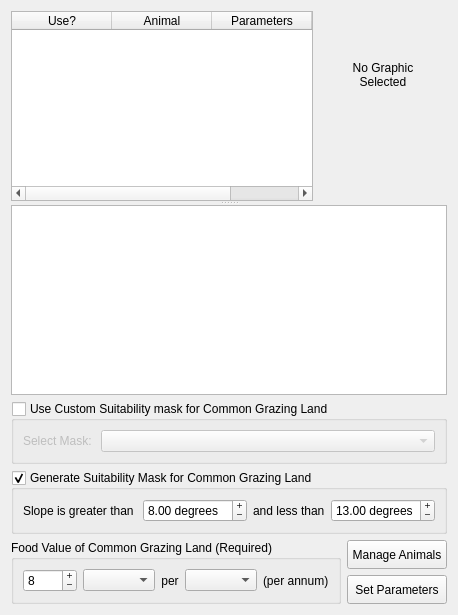
     <widget class="QWidget" name="animals_tab">
      <attribute name="title">
       <string>Animals</string>
      </attribute>
      <layout class="QGridLayout">
       <item row="0" column="0" colspan="2">
        <widget class="QSplitter" name="splitter_3">
         <property name="orientation">
          <enum>Qt::Vertical</enum>
         </property>
         <widget class="QWidget" name="layoutWidget">
          <layout class="QGridLayout">
           <item row="0" column="0" rowspan="2">
            <widget class="QTableWidget" name="tblAnimals">
             <property name="toolTip">
              <string>&lt;html&gt;&lt;head&gt;&lt;meta name=&quot;qrichtext&quot; content=&quot;1&quot; /&gt;&lt;style type=&quot;text/css&quot;&gt;
p, li { white-space: pre-wrap; }
&lt;/style&gt;&lt;/head&gt;&lt;body style=&quot; font-family:'Sans Serif'; font-size:9pt; font-weight:400; font-style:normal; text-decoration:none;&quot;&gt;
&lt;p style=&quot; margin-top:0px; margin-bottom:0px; margin-left:0px; margin-right:0px; -qt-block-indent:0; text-indent:0px;&quot;&gt;The animal selected here will be displayed below.  If the animal is to be included in the model, it must be checked off on left.  The model parameters must also be defined and linked to each animal being modelled.&lt;/p&gt;&lt;/body&gt;&lt;/html&gt;</string>
             </property>
             <property name="whatsThis">
              <string>&lt;html&gt;&lt;head&gt;&lt;meta name=&quot;qrichtext&quot; content=&quot;1&quot; /&gt;&lt;style type=&quot;text/css&quot;&gt;
p, li { white-space: pre-wrap; }
&lt;/style&gt;&lt;/head&gt;&lt;body style=&quot; font-family:'Sans Serif'; font-size:9pt; font-weight:400; font-style:normal; text-decoration:none;&quot;&gt;
&lt;p style=&quot; margin-top:0px; margin-bottom:0px; margin-left:0px; margin-right:0px; -qt-block-indent:0; text-indent:0px;&quot;&gt;The Animal Interface has been designed to be very simple and easy to use. The top section lists all of the defined animals, and selecting one will display its settings in the two lower sections. The lower sections are divided into the animal definition details on the left, and the model parameter settings for the currently selected animal on the right.&lt;/p&gt;
&lt;p style=&quot; margin-top:12px; margin-bottom:12px; margin-left:0px; margin-right:0px; -qt-block-indent:0; text-indent:0px;&quot;&gt;If you wish to edit either the animal or its parameters, you simply click on the Manage button below the display areas.&lt;/p&gt;&lt;/body&gt;&lt;/html&gt;</string>
             </property>
             <property name="alternatingRowColors">
              <bool>true</bool>
             </property>
             <property name="selectionMode">
              <enum>QAbstractItemView::SingleSelection</enum>
             </property>
             <property name="selectionBehavior">
              <enum>QAbstractItemView::SelectRows</enum>
             </property>
             <property name="showGrid">
              <bool>false</bool>
             </property>
             <column>
              <property name="text">
               <string>Use?</string>
              </property>
             </column>
             <column>
              <property name="text">
               <string>Animal</string>
              </property>
             </column>
             <column>
              <property name="text">
               <string>Parameters</string>
              </property>
             </column>
             <column>
              <property name="text">
               <string>Percentage</string>
              </property>
             </column>
            </widget>
           </item>
           <item row="1" column="1">
            <spacer>
             <property name="orientation">
              <enum>Qt::Vertical</enum>
             </property>
             <property name="sizeHint" stdset="0">
              <size>
               <width>20</width>
               <height>16</height>
              </size>
             </property>
            </spacer>
           </item>
           <item row="0" column="1">
            <widget class="QLabel" name="lblAnimalPix">
             <property name="minimumSize">
              <size>
               <width>128</width>
               <height>128</height>
              </size>
             </property>
             <property name="maximumSize">
              <size>
               <width>128</width>
               <height>128</height>
              </size>
             </property>
             <property name="text">
              <string>No Graphic
Selected</string>
             </property>
             <property name="alignment">
              <set>Qt::AlignCenter</set>
             </property>
            </widget>
           </item>
          </layout>
         </widget>
         <widget class="QTextBrowser" name="textBrowserAnimalDefinition">
          <property name="toolTip">
           <string>&lt;html&gt;&lt;head&gt;&lt;meta name=&quot;qrichtext&quot; content=&quot;1&quot; /&gt;&lt;style type=&quot;text/css&quot;&gt;
p, li { white-space: pre-wrap; }
&lt;/style&gt;&lt;/head&gt;&lt;body style=&quot; font-family:'Sans Serif'; font-size:9pt; font-weight:400; font-style:normal; text-decoration:none;&quot;&gt;
&lt;p style=&quot; margin-top:0px; margin-bottom:0px; margin-left:0px; margin-right:0px; -qt-block-indent:0; text-indent:0px;&quot;&gt;Select an animal above to refresh this window&lt;/p&gt;&lt;/body&gt;&lt;/html&gt;</string>
          </property>
         </widget>
        </widget>
       </item>
       <item row="1" column="0" colspan="2">
        <widget class="QGroupBox" name="gbCustomMaskGrazingLand">
         <property name="title">
          <string>Use Custom Suitability mask for Common Grazing Land</string>
         </property>
         <property name="checkable">
          <bool>true</bool>
         </property>
         <property name="checked">
          <bool>false</bool>
         </property>
         <layout class="QGridLayout">
          <item row="0" column="0">
           <widget class="QLabel" name="label_25">
            <property name="sizePolicy">
             <sizepolicy hsizetype="Fixed" vsizetype="Preferred">
              <horstretch>0</horstretch>
              <verstretch>0</verstretch>
             </sizepolicy>
            </property>
            <property name="text">
             <string>Select Mask: </string>
            </property>
           </widget>
          </item>
          <item row="0" column="1">
           <widget class="QComboBox" name="cboCommonGrazingRaster"/>
          </item>
         </layout>
        </widget>
       </item>
       <item row="2" column="0" colspan="2">
        <widget class="QGroupBox" name="gbGenerateMaskGrazingLand">
         <property name="title">
          <string>Generate Suitability Mask for Common Grazing Land</string>
         </property>
         <property name="checkable">
          <bool>true</bool>
         </property>
         <layout class="QGridLayout">
          <item row="0" column="0">
           <widget class="QLabel" name="label_33">
            <property name="text">
             <string>Slope is greater than </string>
            </property>
           </widget>
          </item>
          <item row="0" column="1">
           <widget class="QDoubleSpinBox" name="dsbMinimumSlopeGrazingMask">
            <property name="buttonSymbols">
             <enum>QAbstractSpinBox::PlusMinus</enum>
            </property>
            <property name="suffix">
             <string> degrees</string>
            </property>
            <property name="singleStep">
             <double>0.010000000000000</double>
            </property>
            <property name="value">
             <double>8.000000000000000</double>
            </property>
           </widget>
          </item>
          <item row="0" column="2">
           <widget class="QLabel" name="label_34">
            <property name="text">
             <string>and less than</string>
            </property>
           </widget>
          </item>
          <item row="0" column="3">
           <widget class="QDoubleSpinBox" name="dsbMaximumSlopeGrazingMask">
            <property name="buttonSymbols">
             <enum>QAbstractSpinBox::PlusMinus</enum>
            </property>
            <property name="suffix">
             <string> degrees</string>
            </property>
            <property name="value">
             <double>13.000000000000000</double>
            </property>
           </widget>
          </item>
         </layout>
        </widget>
       </item>
       <item row="3" column="0">
        <widget class="QGroupBox" name="gbFoodValue">
         <property name="title">
          <string>Food Value of Common Grazing Land (Required)</string>
         </property>
         <layout class="QGridLayout">
          <item row="0" column="0">
           <widget class="QSpinBox" name="sbCommonRasterValue">
            <property name="toolTip">
             <string>&lt;html&gt;&lt;head&gt;&lt;meta name=&quot;qrichtext&quot; content=&quot;1&quot; /&gt;&lt;style type=&quot;text/css&quot;&gt;
p, li { white-space: pre-wrap; }
&lt;/style&gt;&lt;/head&gt;&lt;body style=&quot; font-family:'Sans Serif'; font-size:9pt; font-weight:400; font-style:normal; text-decoration:none;&quot;&gt;
&lt;p style=&quot; margin-top:0px; margin-bottom:0px; margin-left:0px; margin-right:0px; -qt-block-indent:0; text-indent:0px;&quot;&gt;Food Value of grazing land in Kilo Calories&lt;/p&gt;&lt;/body&gt;&lt;/html&gt;</string>
            </property>
            <property name="whatsThis">
             <string>&lt;html&gt;&lt;head&gt;&lt;meta name=&quot;qrichtext&quot; content=&quot;1&quot; /&gt;&lt;style type=&quot;text/css&quot;&gt;
p, li { white-space: pre-wrap; }
&lt;/style&gt;&lt;/head&gt;&lt;body style=&quot; font-family:'Sans Serif'; font-size:9pt; font-weight:400; font-style:normal; text-decoration:none;&quot;&gt;
&lt;p style=&quot; margin-top:0px; margin-bottom:0px; margin-left:0px; margin-right:0px; -qt-block-indent:0; text-indent:0px;&quot;&gt;&lt;span style=&quot; font-weight:600; color:#0000ff;&quot;&gt;This value &lt;/span&gt;&lt;span style=&quot; font-weight:600; font-style:italic; text-decoration: underline; color:#0000ff;&quot;&gt;MUST&lt;/span&gt;&lt;span style=&quot; font-weight:600; color:#0000ff;&quot;&gt; be the same for all animals grazing common land.&lt;/span&gt;&lt;/p&gt;
&lt;p style=&quot; margin-top:0px; margin-bottom:0px; margin-left:0px; margin-right:0px; -qt-block-indent:0; text-indent:0px;&quot;&gt;Sometimes land is suitable for grazing by more than one type of animal. Landuse Analyst allows you to designate one suitability mask as common grazing land. Note that you can specify an animal to use both common land and specific land at the same time. If this is the case, equal preference is given to all animals grazing the common land. This is not always ideal, as it may have been the case that some animals were given preference to the common land if the other suitable land was further away than the other animals using it.&lt;/p&gt;
&lt;p style=&quot; margin-top:12px; margin-bottom:12px; margin-left:0px; margin-right:0px; -qt-block-indent:0; text-indent:0px;&quot;&gt;A workaround for this problem is that Landuse Analyst produces classified maps of the land being used, so if it is the case that you find one animal being forced to travel much further than others, you can simply change settings to balance this. This can be accomplished by removing the other animals one at a time from using the common grazing land. It may be the case, however, that there is no ideal solution, and that they simply had to travel the extra distance!&lt;/p&gt;
&lt;p style=&quot; margin-top:12px; margin-bottom:12px; margin-left:0px; margin-right:0px; -qt-block-indent:0; text-indent:0px;&quot;&gt;Note that this setting is the number of KCalories per land area unit available for grazing animals &lt;span style=&quot; font-weight:600;&quot;&gt;per year&lt;/span&gt;.  This value applies to all of the land selected in the common raster mask file.&lt;/p&gt;&lt;/body&gt;&lt;/html&gt;</string>
            </property>
            <property name="buttonSymbols">
             <enum>QAbstractSpinBox::PlusMinus</enum>
            </property>
            <property name="suffix">
             <string/>
            </property>
            <property name="minimum">
             <number>1</number>
            </property>
            <property name="maximum">
             <number>5000</number>
            </property>
            <property name="singleStep">
             <number>1</number>
            </property>
            <property name="value">
             <number>8</number>
            </property>
           </widget>
          </item>
          <item row="0" column="1">
           <widget class="QComboBox" name="cbCommonLandEnergyType"/>
          </item>
          <item row="0" column="2">
           <widget class="QLabel" name="label_28">
            <property name="text">
             <string>per</string>
            </property>
            <property name="alignment">
             <set>Qt::AlignCenter</set>
            </property>
           </widget>
          </item>
          <item row="0" column="3">
           <widget class="QComboBox" name="cbAreaUnits">
            <property name="sizePolicy">
             <sizepolicy hsizetype="Preferred" vsizetype="Fixed">
              <horstretch>0</horstretch>
              <verstretch>0</verstretch>
             </sizepolicy>
            </property>
            <property name="cursor">
             <cursorShape>PointingHandCursor</cursorShape>
            </property>
            <property name="toolTip">
             <string>&lt;html&gt;&lt;head&gt;&lt;meta name=&quot;qrichtext&quot; content=&quot;1&quot; /&gt;&lt;style type=&quot;text/css&quot;&gt;
p, li { white-space: pre-wrap; }
&lt;/style&gt;&lt;/head&gt;&lt;body style=&quot; font-family:'Sans Serif'; font-size:9pt; font-weight:400; font-style:normal; text-decoration:none;&quot;&gt;
&lt;p style=&quot; margin-top:0px; margin-bottom:0px; margin-left:0px; margin-right:0px; -qt-block-indent:0; text-indent:0px;&quot;&gt;1 dunum = 1000 square meters&lt;/p&gt;
&lt;p style=&quot; margin-top:0px; margin-bottom:0px; margin-left:0px; margin-right:0px; -qt-block-indent:0; text-indent:0px;&quot;&gt;1 hectare = 10,000 square meters&lt;/p&gt;&lt;/body&gt;&lt;/html&gt;</string>
            </property>
            <property name="whatsThis">
             <string>&lt;html&gt;&lt;head&gt;&lt;meta name=&quot;qrichtext&quot; content=&quot;1&quot; /&gt;&lt;style type=&quot;text/css&quot;&gt;
p, li { white-space: pre-wrap; }
&lt;/style&gt;&lt;/head&gt;&lt;body style=&quot; font-family:'Sans Serif'; font-size:9pt; font-weight:400; font-style:normal; text-decoration:none;&quot;&gt;
&lt;p style=&quot; margin-top:0px; margin-bottom:0px; margin-left:0px; margin-right:0px; -qt-block-indent:0; text-indent:0px;&quot;&gt;Select either Dunums or Hectares. This option is merely for convenience, to accomodate data that is available based on the two different units. (Basically I just got sick of having to convert between the two all the time! :P)&lt;/p&gt;&lt;/body&gt;&lt;/html&gt;</string>
            </property>
           </widget>
          </item>
          <item row="0" column="4">
           <widget class="QLabel" name="label_27">
            <property name="text">
             <string>(per annum)</string>
            </property>
           </widget>
          </item>
         </layout>
        </widget>
       </item>
       <item row="3" column="1">
        <layout class="QVBoxLayout">
         <item>
          <widget class="QPushButton" name="pbnNewAnimal">
           <property name="sizePolicy">
            <sizepolicy hsizetype="Preferred" vsizetype="Preferred">
             <horstretch>0</horstretch>
             <verstretch>0</verstretch>
            </sizepolicy>
           </property>
           <property name="toolTip">
            <string>&lt;html&gt;&lt;head&gt;&lt;meta name=&quot;qrichtext&quot; content=&quot;1&quot; /&gt;&lt;style type=&quot;text/css&quot;&gt;
p, li { white-space: pre-wrap; }
&lt;/style&gt;&lt;/head&gt;&lt;body style=&quot; font-family:'Sans Serif'; font-size:9pt; font-weight:400; font-style:normal; text-decoration:none;&quot;&gt;
&lt;p style=&quot; margin-top:0px; margin-bottom:0px; margin-left:0px; margin-right:0px; -qt-block-indent:0; text-indent:0px;&quot;&gt;Open the Animal Manager&lt;/p&gt;&lt;/body&gt;&lt;/html&gt;</string>
           </property>
           <property name="whatsThis">
            <string>&lt;html&gt;&lt;head&gt;&lt;meta name=&quot;qrichtext&quot; content=&quot;1&quot; /&gt;&lt;style type=&quot;text/css&quot;&gt;
p, li { white-space: pre-wrap; }
&lt;/style&gt;&lt;/head&gt;&lt;body style=&quot; font-family:'Sans Serif'; font-size:9pt; font-weight:400; font-style:normal; text-decoration:none;&quot;&gt;
&lt;p style=&quot; margin-top:0px; margin-bottom:0px; margin-left:0px; margin-right:0px; -qt-block-indent:0; text-indent:0px;&quot;&gt;By pressing on the Manage Animals... button you will be brought to the Animal Manager. Here, you can create new animals from scratch, or clone previously defined animals to make changes to. You can also delete animals if you wish. &lt;/p&gt;&lt;/body&gt;&lt;/html&gt;</string>
           </property>
           <property name="text">
            <string>Manage Animals</string>
           </property>
          </widget>
         </item>
         <item>
          <widget class="QPushButton" name="pbnNewAnimalParameter">
           <property name="sizePolicy">
            <sizepolicy hsizetype="Preferred" vsizetype="Preferred">
             <horstretch>0</horstretch>
             <verstretch>0</verstretch>
            </sizepolicy>
           </property>
           <property name="toolTip">
            <string>&lt;html&gt;&lt;head&gt;&lt;meta name=&quot;qrichtext&quot; content=&quot;1&quot; /&gt;&lt;style type=&quot;text/css&quot;&gt;
p, li { white-space: pre-wrap; }
&lt;/style&gt;&lt;/head&gt;&lt;body style=&quot; font-family:'Sans Serif'; font-size:9pt; font-weight:400; font-style:normal; text-decoration:none;&quot;&gt;
&lt;p style=&quot; margin-top:0px; margin-bottom:0px; margin-left:0px; margin-right:0px; -qt-block-indent:0; text-indent:0px;&quot;&gt;Open the Animal Parameter Manager&lt;/p&gt;&lt;/body&gt;&lt;/html&gt;</string>
           </property>
           <property name="whatsThis">
            <string>&lt;html&gt;&lt;head&gt;&lt;meta name=&quot;qrichtext&quot; content=&quot;1&quot; /&gt;&lt;style type=&quot;text/css&quot;&gt;
p, li { white-space: pre-wrap; }
&lt;/style&gt;&lt;/head&gt;&lt;body style=&quot; font-family:'Sans Serif'; font-size:9pt; font-weight:400; font-style:normal; text-decoration:none;&quot;&gt;
&lt;p style=&quot; margin-top:0px; margin-bottom:0px; margin-left:0px; margin-right:0px; -qt-block-indent:0; text-indent:0px;&quot;&gt;In order to enable Landuse Analyst to model animals, several details must be supplied. Animal Parameter Manager asks for the specific information about the animal which tells the program how the animal was fed, and how big a part of the settlements diet it was. As with Animal Manager, it is possible to have more than one parameter named the same thing. Again, just enter a descriptor in the Notes: field.&lt;/p&gt;
&lt;p style=&quot; margin-top:12px; margin-bottom:12px; margin-left:0px; margin-right:0px; -qt-block-indent:0; text-indent:0px;&quot;&gt;To define different parameters for the same animal, follow the same procedure as for defining multiple animals with the same name. Let's say you want to have two parameters set up for cows as an example. The Name: field is Cow for both, but in Notes: field, enter Optimistic for one, and Conservative for the other. Then adjust the parameters as you wish for each. Even though the name is the same, the parameters are saved uniquely. Having multiple parameters can be useful for setting up different scenarios, such as drought years, diease, catastrophic events, etc. Eventually, Landuse Analyst will have the ability to model over time, and will ahve these types of scenarios incorporated into the model.&lt;/p&gt;&lt;/body&gt;&lt;/html&gt;</string>
           </property>
           <property name="text">
            <string>Set Parameters</string>
           </property>
          </widget>
         </item>
        </layout>
       </item>
      </layout>
     </widget>
